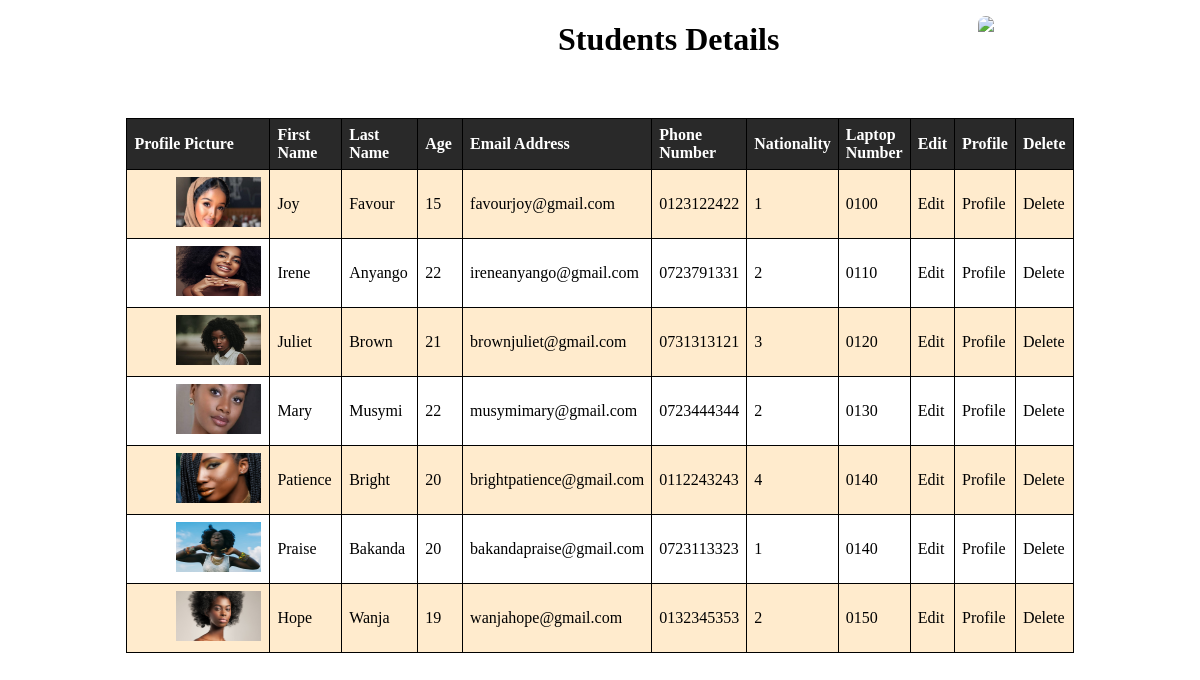
The app's page /student/list/, older data.
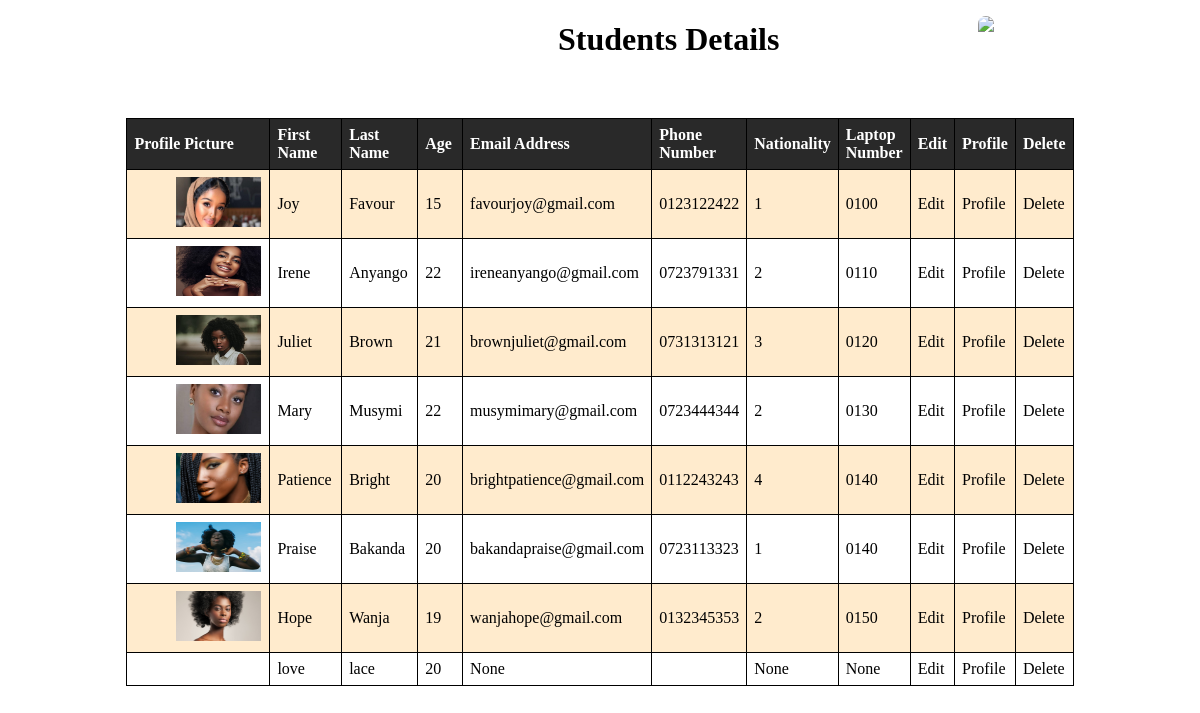
The same page, newer data.
### student/models.py (models this page shows)
class Student(models.Model):
    profile_pic=models.ImageField(upload_to = 'images/')
    first_name=models.CharField(max_length=12, null=True)
    last_name=models.CharField(max_length=12, null=True)
    gender_choice=(
        ('1','Female'),
        ('2','Male'),
        ('3','Prefer not to say')
    )
    gender=models.CharField(max_length=8,choices=gender_choice, null=True)
    age=models.PositiveSmallIntegerField(null=True)
    date_of_birth=models.DateField(null=True)
    phone_number=models.CharField(max_length=10)
    nationality_choice=(
        ('1','Rwandan'),
        ('2','Kenyan'),
        ('3','Ugandan'),
        ('4','SouthSudanes'),
        ('5','Sudanes')
    )
    nationality=models.CharField(max_length=15,choices=nationality_choice, null=True)
    national_Id=models.CharField(max_length=20)
    email_address=models.EmailField(null=True)
    admission_date=models.DateField(null=True, blank=True)
    medical_form=models.FileField(upload_to="documents/",null=True)
    laptop_serial_number=models.CharField(max_length=30, null=True, blank= True)
    academic_year=models.CharField(max_length=12)
    course_name=models.CharField(max_length=25, null=True, blank=True)

### student/views.py (the view)
# urls.py: path("list/", student_list, name = "student_list"),
def student_list(request):
    students = Student.objects.all()
    return render(request, "student_list.htm", {"students":students})

### student/templates/student_list.htm (shortened to what this page needs)
<!DOCTYPE html>
<html lang="en">
<head>
</head>
<body>
    <img class="pic" src="http://aspirationtech.org/files/WeapSocAkiraChixlogo.jpg">
    <h1>Students Details</h1>
    <table class="table">
        <tr>
            <th>Profile Picture</th>
            <th>First Name</th>
            <th>Last Name</th>
            <th>Age</th>
            <th>Email Address</th>
            <th>Phone Number</th>
            <th>Nationality</th>
            <th>Laptop Number</th>
            <th>Edit</th>
            <th>Profile</th>
            <th>Delete</th>
        </tr>
        {% for student in students%}
        <tr>
            <td>
                {% if student.profile_pic %}
                <img src="{{ student.profile_pic.url }}" width="85px" height="50">
                {% endif %}
            </td>
            <td>
                {{student.first_name}}
            </td>
            <td>
                {{student.last_name}}
            </td>
            <td>
                {{student.age}}
            </td>
            <td>
                {{student.email_address}}
            </td>
            <td>
                {{student.phone_number}}
            </td>
            <td>
                {{student.nationality}}
            </td>
            <td>
                {{student.laptop_serial_number}}
            </td>
            <td>
                <a href="{%url 'edit_student' id=student.id%}">Edit</a>
            </td>
            <td>
                <a href="{%url 'student_profile' id=student.id%}">Profile</a>
            </td>
            <td>
                <a href="{%url 'delete_student' id=student.id%}">Delete</a>
            </td>
        </tr>
        {% endfor %}
    </table>
</body>
</html>

Row changes from the older to the newer data that the page shows:
added Student: first_name "love", last_name "lace", age "20", email_address "None", nationality "None", laptop_serial_number "None"
